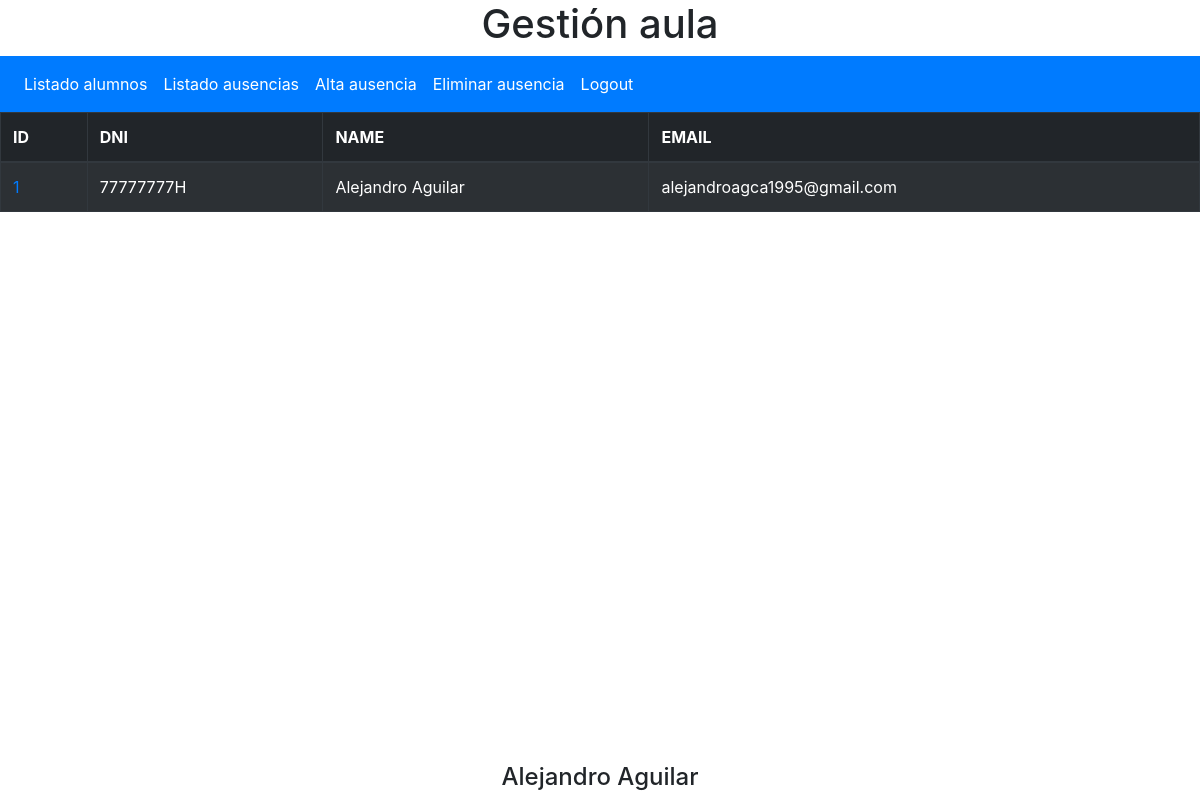
Screenshot of /php/liststudents.php (signed in) with the database file from the repository.
### tables this page shows
CREATE TABLE `student` (
  `id` int(11) NOT NULL AUTO_INCREMENT,
  `dni` varchar(9) DEFAULT NULL,
  `name` varchar(255) DEFAULT NULL,
  `email` varchar(255) DEFAULT NULL,
  PRIMARY KEY (`id`)
);

### php/dao.php (called while the page is built, shortened)
<?php
class Dao{
    private $conn;
    function __construct(){
        try {
            $this->conn = new PDO(DSN, USER, PASSWORD);
        } catch (PDOException $e) {
            $this->error = "Error en la conexión: ".$e->getMessage();
        }
    }
    function getStudents(){
        try{
            $sql = "SELECT * FROM ".TABLE_STUDENT;
            $resultset = $this->conn->query($sql);
            return $resultset;
        }
        catch(PDOException $e){
            $this->error=$e->getMessage();
        }
    }
}
?>

### php/liststudents.php (the view, shortened to what this page needs)
<?php
    include_once "app.php";
    $app = new App();
    $app->validateSession();
    $resultsset = $app->getStudents();
    if(!$resultsset)
        echo "<p>Error al conectar al servidor: ".$app->getDao()->error."</p>";
    else{
        $list = $resultsset->fetchAll();
        if(count($list) == 0){
            echo "<p>No hay alumnos matriculados</p>";
        }else{
            echo "<table class=\"table table-striped table-dark table-bordered\">";
            echo "<thead class\"\">";
            echo "<tr>";
            for ($i=0; $i < $resultsset->columnCount(); $i++) {
                $columnMeta = $resultsset->getColumnMeta($i);
                echo "<th scope=\"col\">".strtoupper($columnMeta['name'])."</th>";
            }
            echo "</tr>";
            echo "</thead>";
            echo "<tbody>";
            foreach ($list as $fila) {
                echo "<tr>";
                echo "<td scope=\"row\"> <a href='listabsence.php?idStudent=".$fila['id']."'/>".$fila['id']."</td>".
                "<td scope=\"row\">".$fila['dni']."</td>".
                "<td scope=\"row\">".$fila['name']."</td>".
                "<td scope=\"row\">".$fila['email']."</td>";
                echo "</tr>";
            }
            echo "</tbody>";
            echo "</table>";
        }
    }
?>

### rows the page displays
student: id "1", dni "77777777H", name "Alejandro Aguilar", email "alejandroagca1995@gmail.com"

### other values shown
$title "Gestión aula"
$columnMeta['name'] "ID"
$columnMeta['name'] "DNI"
$columnMeta['name'] "NAME"
$columnMeta['name'] "EMAIL"
